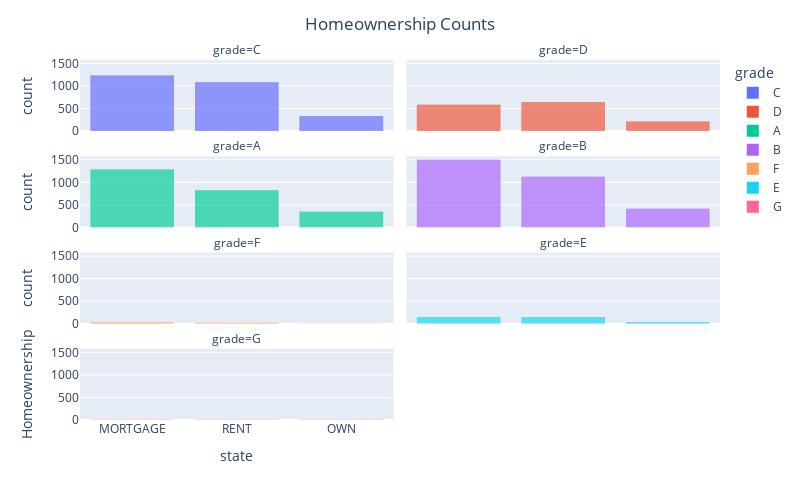

Notebook code cell kept with this figure:
### Markdown cell above
**Problem 2** Try to make your own bar plot of one of the other categorical columns. Add some categorical fill or facets. See how fancy you can make your graph. Make sure it is also still really informative.

### Code cell
# Your code here
fig = px.bar(DF,
            x='homeownership',
            facet_col='grade',
             facet_col_wrap=2,
            color='grade')
fig.update_traces(dict(marker_line_width=0))

fig.update_layout(title='Homeownership Counts',
                  title_x=0.5,
                  xaxis_title="state",
                  yaxis_title="Homeownership",
                  autosize=False,
                  width=800,
                  height=500)
fig.show()

### Figure 1 — Plotly figure (JSON) as saved in the notebook; plotly's stock layout.template omitted (floating-point values rounded to 4 significant figures; data arrays with more than 128 entries replaced by an {"elided": "..."} marker saying what was removed)
{"data": [{"alignmentgroup": "True", "hovertemplate": "grade=C<br>homeownership=%{x}<br>count=%{y}<extra></extra>", "legendgroup": "C", "marker": {"color": "#636efa", "line": {"width": 0}, "pattern": {"shape": ""}}, "name": "C", "offsetgroup": "C", "orientation": "v", "showlegend": true, "textposition": "auto", "type": "bar", "x": {"elided": "2653 str values"}, "xaxis": "x7", "y": {"elided": "2653 int values"}, "yaxis": "y7"}, {"alignmentgroup": "True", "hovertemplate": "grade=D<br>homeownership=%{x}<br>count=%{y}<extra></extra>", "legendgroup": "D", "marker": {"color": "#EF553B", "line": {"width": 0}, "pattern": {"shape": ""}}, "name": "D", "offsetgroup": "D", "orientation": "v", "showlegend": true, "textposition": "auto", "type": "bar", "x": {"elided": "1446 str values"}, "xaxis": "x8", "y": {"elided": "1446 int values"}, "yaxis": "y8"}, {"alignmentgroup": "True", "hovertemplate": "grade=A<br>homeownership=%{x}<br>count=%{y}<extra></extra>", "legendgroup": "A", "marker": {"color": "#00cc96", "line": {"width": 0}, "pattern": {"shape": ""}}, "name": "A", "offsetgroup": "A", "orientation": "v", "showlegend": true, "textposition": "auto", "type": "bar", "x": {"elided": "2459 str values"}, "xaxis": "x5", "y": {"elided": "2459 int values"}, "yaxis": "y5"}, {"alignmentgroup": "True", "hovertemplate": "grade=B<br>homeownership=%{x}<br>count=%{y}<extra></extra>", "legendgroup": "B", "marker": {"color": "#ab63fa", "line": {"width": 0}, "pattern": {"shape": ""}}, "name": "B", "offsetgroup": "B", "orientation": "v", "showlegend": true, "textposition": "auto", "type": "bar", "x": {"elided": "3037 str values"}, "xaxis": "x6", "y": {"elided": "3037 int values"}, "yaxis": "y6"}, {"alignmentgroup": "True", "hovertemplate": "grade=F<br>homeownership=%{x}<br>count=%{y}<extra></extra>", "legendgroup": "F", "marker": {"color": "#FFA15A", "line": {"width": 0}, "pattern": {"shape": ""}}, "name": "F", "offsetgroup": "F", "orientation": "v", "showlegend": true, "textposition": "auto", "type": "bar", "x": ["RENT", "MORTGAGE", "MORTGAGE", "MORTGAGE", "MORTGAGE", "RENT", "RENT", "RENT", "MORTGAGE", "MORTGAGE", "RENT", "OWN", "MORTGAGE", "MORTGAGE", "RENT", "RENT", "MORTGAGE", "MORTGAGE", "RENT", "RENT", "MORTGAGE", "MORTGAGE", "MORTGAGE", "OWN", "MORTGAGE", "MORTGAGE", "RENT", "MORTGAGE", "MORTGAGE", "RENT", "MORTGAGE", "RENT", "MORTGAGE", "MORTGAGE", "MORTGAGE", "MORTGAGE", "RENT", "MORTGAGE", "MORTGAGE", "RENT", "OWN", "RENT", "MORTGAGE", "OWN", "MORTGAGE", "MORTGAGE", "MORTGAGE", "MORTGAGE", "RENT", "RENT", "OWN", "RENT", "MORTGAGE", "MORTGAGE", "RENT", "RENT", "MORTGAGE", "RENT"], "xaxis": "x3", "y": [1, 1, 1, 1, 1, 1, 1, 1, 1, 1, 1, 1, 1, 1, 1, 1, 1, 1, 1, 1, 1, 1, 1, 1, 1, 1, 1, 1, 1, 1, 1, 1, 1, 1, 1, 1, 1, 1, 1, 1, 1, 1, 1, 1, 1, 1, 1, 1, 1, 1, 1, 1, 1, 1, 1, 1, 1, 1], "yaxis": "y3"}, {"alignmentgroup": "True", "hovertemplate": "grade=E<br>homeownership=%{x}<br>count=%{y}<extra></extra>", "legendgroup": "E", "marker": {"color": "#19d3f3", "line": {"width": 0}, "pattern": {"shape": ""}}, "name": "E", "offsetgroup": "E", "orientation": "v", "showlegend": true, "textposition": "auto", "type": "bar", "x": {"elided": "335 str values"}, "xaxis": "x4", "y": {"elided": "335 int values"}, "yaxis": "y4"}, {"alignmentgroup": "True", "hovertemplate": "grade=G<br>homeownership=%{x}<br>count=%{y}<extra></extra>", "legendgroup": "G", "marker": {"color": "#FF6692", "line": {"width": 0}, "pattern": {"shape": ""}}, "name": "G", "offsetgroup": "G", "orientation": "v", "showlegend": true, "textposition": "auto", "type": "bar", "x": ["RENT", "RENT", "OWN", "OWN", "MORTGAGE", "MORTGAGE", "MORTGAGE", "RENT", "RENT", "OWN", "MORTGAGE", "RENT"], "xaxis": "x", "y": [1, 1, 1, 1, 1, 1, 1, 1, 1, 1, 1, 1], "yaxis": "y"}], "layout": {"annotations": [{"font": {}, "showarrow": false, "text": "grade=G", "x": 0.245, "xanchor": "center", "xref": "paper", "y": 0.1975, "yanchor": "bottom", "yref": "paper"}, {"font": {}, "showarrow": false, "text": "grade=F", "x": 0.245, "xanchor": "center", "xref": "paper", "y": 0.465, "yanchor": "bottom", "yref": "paper"}, {"font": {}, "showarrow": false, "text": "grade=E", "x": 0.755, "xanchor": "center", "xref": "paper", "y": 0.465, "yanchor": "bottom", "yref": "paper"}, {"font": {}, "showarrow": false, "text": "grade=A", "x": 0.245, "xanchor": "center", "xref": "paper", "y": 0.7325, "yanchor": "bottom", "yref": "paper"}, {"font": {}, "showarrow": false, "text": "grade=B", "x": 0.755, "xanchor": "center", "xref": "paper", "y": 0.7325, "yanchor": "bottom", "yref": "paper"}, {"font": {}, "showarrow": false, "text": "grade=C", "x": 0.245, "xanchor": "center", "xref": "paper", "y": 1, "yanchor": "bottom", "yref": "paper"}, {"font": {}, "showarrow": false, "text": "grade=D", "x": 0.755, "xanchor": "center", "xref": "paper", "y": 1, "yanchor": "bottom", "yref": "paper"}], "autosize": false, "barmode": "relative", "height": 500, "legend": {"title": {"text": "grade"}, "tracegroupgap": 0}, "margin": {"t": 60}, "title": {"text": "Homeownership Counts", "x": 0.5}, "width": 800, "xaxis": {"anchor": "y", "autorange": true, "domain": [0, 0.49], "range": [-0.5, 2.5], "title": {"text": "state"}, "type": "category"}, "xaxis2": {"anchor": "y2", "domain": [0.51, 1], "matches": "x", "title": {"text": "homeownership"}}, "xaxis3": {"anchor": "y3", "autorange": true, "domain": [0, 0.49], "matches": "x", "range": [-0.5, 2.5], "showticklabels": false, "type": "category"}, "xaxis4": {"anchor": "y4", "autorange": true, "domain": [0.51, 1], "matches": "x", "range": [-0.5, 2.5], "showticklabels": false, "type": "category"}, "xaxis5": {"anchor": "y5", "autorange": true, "domain": [0, 0.49], "matches": "x", "range": [-0.5, 2.5], "showticklabels": false, "type": "category"}, "xaxis6": {"anchor": "y6", "autorange": true, "domain": [0.51, 1], "matches": "x", "range": [-0.5, 2.5], "showticklabels": false, "type": "category"}, "xaxis7": {"anchor": "y7", "autorange": true, "domain": [0, 0.49], "matches": "x", "range": [-0.5, 2.5], "showticklabels": false, "type": "category"}, "xaxis8": {"anchor": "y8", "autorange": true, "domain": [0.51, 1], "matches": "x", "range": [-0.5, 2.5], "showticklabels": false, "type": "category"}, "yaxis": {"anchor": "x", "autorange": true, "domain": [0, 0.1975], "range": [0, 1578.0], "title": {"text": "Homeownership"}, "type": "linear"}, "yaxis2": {"anchor": "x2", "domain": [0, 0.1975], "matches": "y", "showticklabels": false}, "yaxis3": {"anchor": "x3", "autorange": true, "domain": [0.2675, 0.465], "matches": "y", "range": [0, 1578.0], "title": {"text": "count"}, "type": "linear"}, "yaxis4": {"anchor": "x4", "autorange": true, "domain": [0.2675, 0.465], "matches": "y", "range": [0, 1578.0], "showticklabels": false, "type": "linear"}, "yaxis5": {"anchor": "x5", "autorange": true, "domain": [0.535, 0.7325], "matches": "y", "range": [0, 1578.0], "title": {"text": "count"}, "type": "linear"}, "yaxis6": {"anchor": "x6", "autorange": true, "domain": [0.535, 0.7325], "matches": "y", "range": [0, 1578.0], "showticklabels": false, "type": "linear"}, "yaxis7": {"anchor": "x7", "autorange": true, "domain": [0.8025, 1], "matches": "y", "range": [0, 1578.0], "title": {"text": "count"}, "type": "linear"}, "yaxis8": {"anchor": "x8", "autorange": true, "domain": [0.8025, 1], "matches": "y", "range": [0, 1578.0], "showticklabels": false, "type": "linear"}}}
